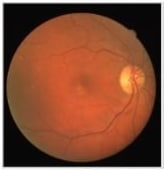
#> input picture HW2/Q4/q4.png, 164 x 171 px
$ jupyter execute Q4.ipynb
#> lines starting #> are read from the running program, lines starting #| are printed output that depends on the picture
## Import Libraries

[cell 1]
import numpy as np
import matplotlib.pyplot as plt
import imageio as iio
import cv2

## Histogram Equalization

[cell 2]
img = iio.imread('q4.png')
#> img is the input picture: shape (171, 164, 4); mean R, G, B, A 129.1, 76.1, 53, 255
he_img = img.copy()
for i in range(img.shape[2]):
    he_img[:,:,i] = cv2.equalizeHist(img[:,:,i])
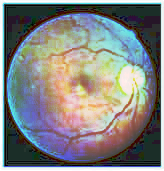
#> he_img: shape (171, 164, 4); mean R, G, B, A 128.8, 130.6, 129.3, 255
plt.imshow(he_img)
plt.xticks([])
plt.yticks([])
iio.imwrite('q4_1.png', he_img)

## Adaptive Histogram Equalization

[cell 3]
img = iio.imread('q4.png')
ahe_img = img.copy()
for i in range(img.shape[2]):
    ahe = cv2.createCLAHE(clipLimit=1e3, tileGridSize=(3,3))
    ahe_img[:,:,i] = ahe.apply(img[:,:,i])
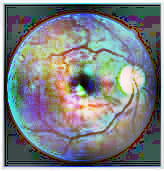
#> ahe_img: shape (171, 164, 4); mean R, G, B, A 125.6, 130.7, 132.3, 255
plt.imshow(ahe_img)
plt.xticks([])
plt.yticks([])
iio.imwrite('q4_2.png', ahe_img)

## Contrast Limited Adaptive Histogram Equalization

[cell 4]
img = iio.imread('q4.png')
clahe_img = img.copy()
for i in range(img.shape[2]):
    clahe = cv2.createCLAHE(clipLimit=2, tileGridSize=(3,3))
    clahe_img[:,:,i] = clahe.apply(img[:,:,i])
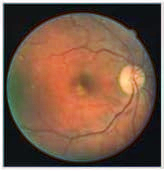
#> clahe_img: shape (171, 164, 4); mean R, G, B, A 123, 92.5, 73.7, 255
plt.imshow(clahe_img)
plt.xticks([])
plt.yticks([])
iio.imwrite('q4_3.png', clahe_img)
